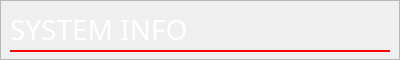
     <widget class="QFrame" name="p_systemInfo_title">
      <property name="geometry">
       <rect>
        <x>0</x>
        <y>0</y>
        <width>400</width>
        <height>60</height>
       </rect>
      </property>
      <property name="frameShape">
       <enum>QFrame::StyledPanel</enum>
      </property>
      <property name="frameShadow">
       <enum>QFrame::Raised</enum>
      </property>
      <widget class="QLabel" name="label_67">
       <property name="geometry">
        <rect>
         <x>10</x>
         <y>10</y>
         <width>330</width>
         <height>40</height>
        </rect>
       </property>
       <property name="font">
        <font>
         <family>Bahnschrift SemiLight</family>
         <pointsize>21</pointsize>
        </font>
       </property>
       <property name="styleSheet">
        <string notr="true">color:white;</string>
       </property>
       <property name="text">
        <string>SYSTEM INFO</string>
       </property>
       <property name="alignment">
        <set>Qt::AlignLeading|Qt::AlignLeft|Qt::AlignTop</set>
       </property>
      </widget>
      <widget class="Line" name="line_22">
       <property name="geometry">
        <rect>
         <x>10</x>
         <y>50</y>
         <width>380</width>
         <height>2</height>
        </rect>
       </property>
       <property name="styleSheet">
        <string notr="true">background:red;
border:none;</string>
       </property>
       <property name="frameShadow">
        <enum>QFrame::Plain</enum>
       </property>
       <property name="orientation">
        <enum>Qt::Horizontal</enum>
       </property>
      </widget>
      <widget class="QPushButton" name="bearing_systemRefreshButton">
       <property name="geometry">
        <rect>
         <x>350</x>
         <y>10</y>
         <width>40</width>
         <height>40</height>
        </rect>
       </property>
       <property name="styleSheet">
        <string notr="true">border:none;
background:none;</string>
       </property>
       <property name="text">
        <string/>
       </property>
       <property name="icon">
        <iconset>
         <normaloff>../../Recursos/png-defaults/fi-rr-refresh.png</normaloff>../../Recursos/png-defaults/fi-rr-refresh.png</iconset>
       </property>
       <property name="iconSize">
        <size>
         <width>24</width>
         <height>24</height>
        </size>
       </property>
      </widget>
     </widget>
